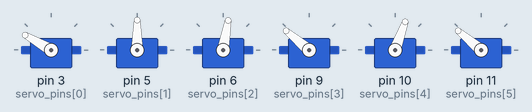
Simulated run of this sketch. Board: Arduino Uno, built with avr-gcc and run on an emulated ATmega328P. On the bench: 6 × servo.

Above: at 0.1 s.
Timing chart, 0 to 1.6 s (numbered marks = the images above):
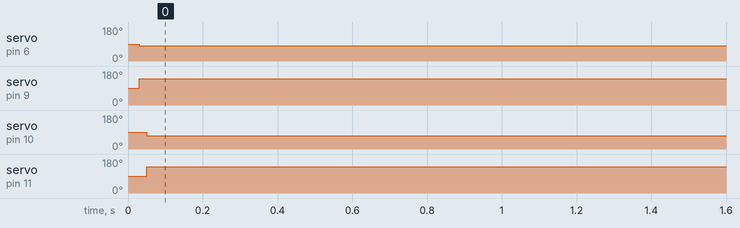

Measured:
- by itself, servo on pin 6 (servo_pins[2]): 90° → 80° at 0.03 s
- by itself, servo on pin 9 (servo_pins[3]): 90° → 140° at 0.03 s
- by itself, servo on pin 10 (servo_pins[4]): 90° → 70° at 0.05 s
- by itself, servo on pin 11 (servo_pins[5]): 90° → 140° at 0.05 s

The sketch:

Sumultaous_ch.ino
```cpp
/*
Program: Control 6 SG90s Independently Using Arduino
File: control_6_sg90s_independently_using_arduino.ino
Description: Control 6 servos independently using Arduino.
Author: Addison Sears-Collins
Website: https://automaticaddison.com
Date: June 29, 2020
*/

#include <Servo.h>

// Define the number of servos
#define SERVOS 6

// Create the servo objects.
Servo myservo[SERVOS];

// Attach servos to digital pins on the Arduino
int servo_pins[SERVOS] = {3,5,6,9,10,11};

void setup() {

  for(int i = 0; i < SERVOS; i++) {

    // Attach the servo to the servo object
    myservo[i].attach(servo_pins[i]);

    // Wait 500 milliseconds
    //delay(500);
  }
}

void loop() {

   myservo[0].write(150); //Throttel
   delay(10);
   myservo[1].write(90); //Roll
   delay(10);
   myservo[2].write(80); //Yaw
   delay(10);
   myservo[3].write(140); //Pitch
   delay(10);
   myservo[4].write(70); //Aux1
   delay(10);
   myservo[5].write(140); //Aux2
   delay(10);

}
```
